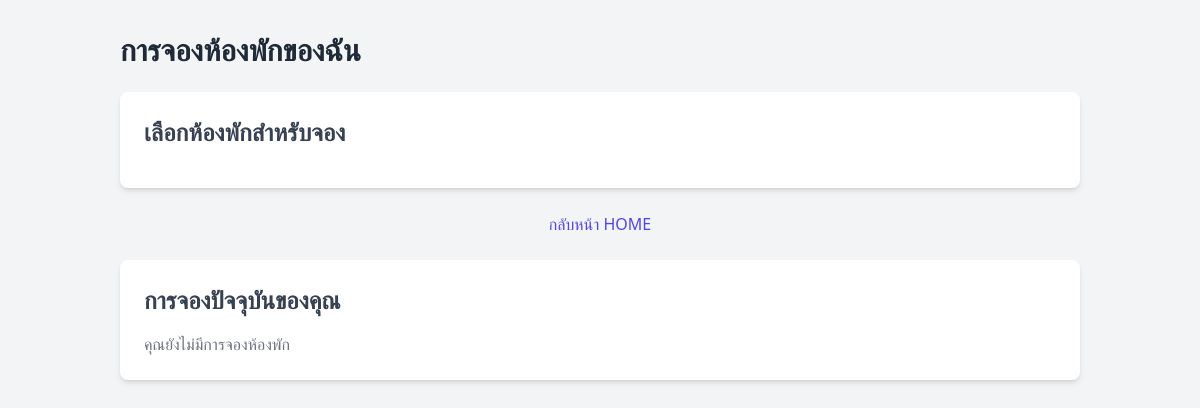
/reservations.php (signed in), run on an earlier commit of the app's database.
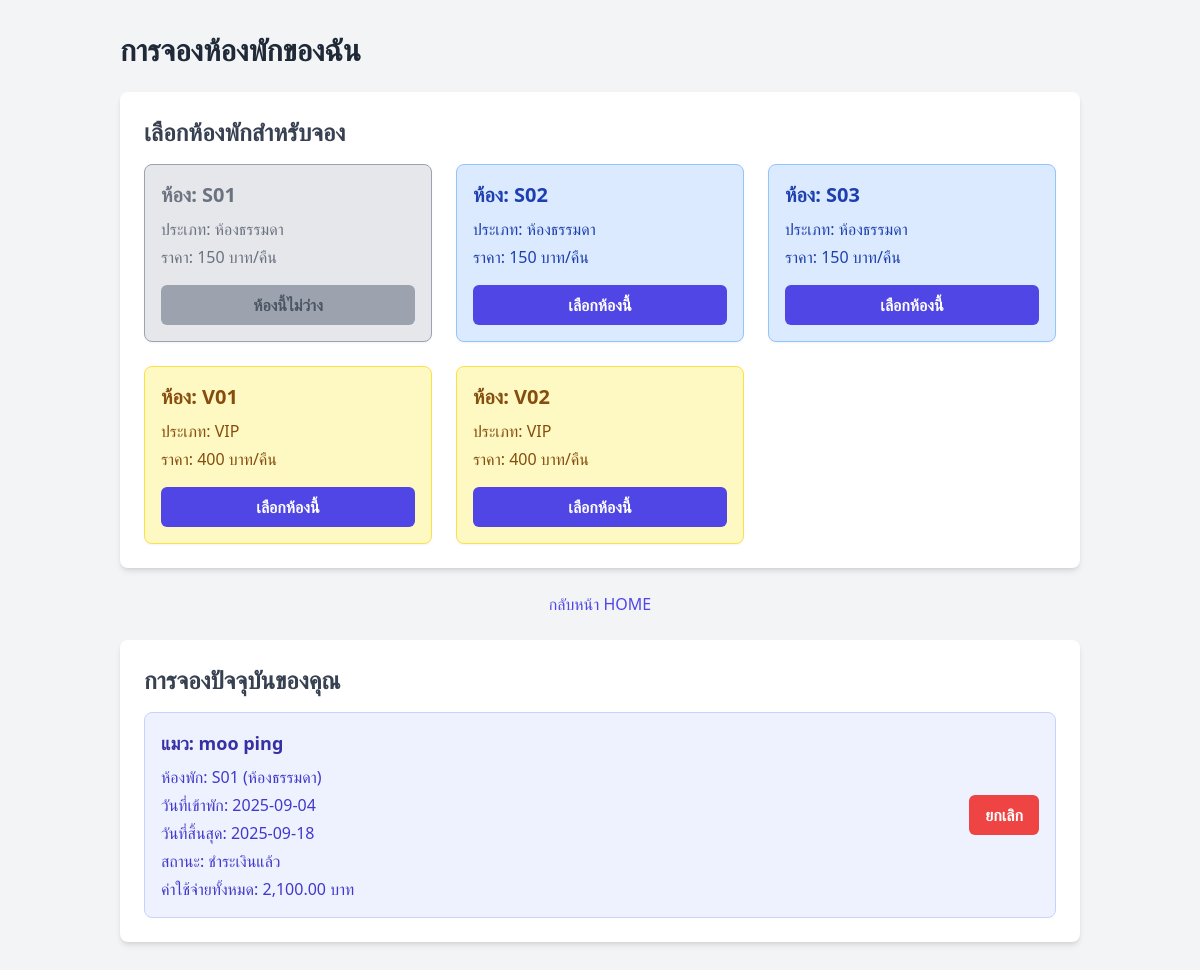
And on a later commit of the database.
### tables this page shows
CREATE TABLE `rooms` (
  `id` int(11) NOT NULL,
  `room_number` varchar(50) NOT NULL,
  `room_type` enum('standard','vip') NOT NULL,
  `status` enum('available','occupied','maintenance') NOT NULL DEFAULT 'available'
);

CREATE TABLE `reservations` (
  `id` int(11) NOT NULL,
  `customer_id` int(11) NOT NULL,
  `cat_id` int(11) NOT NULL,
  `room_id` int(11) NOT NULL,
  `date_from` date NOT NULL,
  `date_to` date NOT NULL,
  `total_cost` decimal(10,2) NOT NULL DEFAULT 0.00,
  `paid` tinyint(1) NOT NULL DEFAULT 0,
  `status` enum('pending','pending_approval','confirmed','cancelled','completed') NOT NULL DEFAULT 'pending',
  `checkin_code` varchar(10) DEFAULT NULL,
  `check_in` tinyint(1) NOT NULL DEFAULT 0,
  `check_out` tinyint(1) NOT NULL DEFAULT 0
);

CREATE TABLE `cats` (
  `id` int(11) NOT NULL,
  `user_id` int(11) NOT NULL,
  `name` varchar(100) NOT NULL,
  `color` varchar(50) DEFAULT NULL,
  `age` int(11) DEFAULT NULL,
  `gender` enum('male','female') NOT NULL
);

### reservations.php (the view, shortened to what the changed rows need)
<?php
include 'db_connect.php';
$stmt = $conn->prepare("SELECT id FROM users WHERE username=?");
$stmt->bind_param("s", $_SESSION['username']);
$stmt->execute();
$result = $stmt->get_result();
$user = $result->fetch_assoc();
$user_id = $user['id'];
$stmt = $conn->prepare("SELECT id, room_number, room_type, status FROM rooms ORDER BY room_type, room_number");
$stmt->execute();
$rooms = $stmt->get_result()->fetch_all(MYSQLI_ASSOC);
$stmt = $conn->prepare("SELECT r.*, c.name as cat_name, ro.room_number, ro.room_type FROM reservations r JOIN cats c ON r.cat_id = c.id JOIN rooms ro ON r.room_id = ro.id WHERE r.customer_id = ? ORDER BY r.date_from DESC");
$stmt->bind_param("i", $user_id);
$stmt->execute();
$result = $stmt->get_result();
$reservations = $result->fetch_all(MYSQLI_ASSOC);
?>
<!DOCTYPE html>
<html lang="th">
<head>
    <script src="https://cdn.tailwindcss.com"></script>
</head>
<body class="bg-gray-100 font-sans">
    <div class="container mx-auto p-8">
        <main>
            <h2 class="text-3xl font-bold mb-6 text-gray-800">การจองห้องพักของฉัน</h2>
            <div id="room-selection-section" class="bg-white p-6 rounded-lg shadow-md mb-6">
                <div class="grid grid-cols-1 md:grid-cols-2 lg:grid-cols-3 gap-6">
                    <?php foreach ($rooms as $room): ?>
                        <div class="p-4 rounded-lg shadow-sm border
                            <?php
                                if ($room['status'] == 'occupied') {
                                    echo 'bg-gray-200 border-gray-400 text-gray-500';
                                } elseif ($room['room_type'] == 'vip') {
                                    echo 'bg-yellow-100 border-yellow-300 text-yellow-800';
                                } else {
                                    echo 'bg-blue-100 border-blue-300 text-blue-800';
                                }
                            ?>
                        ">
                            <h4 class="text-xl font-semibold">ห้อง: <?php echo htmlspecialchars($room['room_number']); ?></h4>
                            <p class="mt-2">
                                ประเภท: <span class="font-medium"><?php echo htmlspecialchars($room['room_type'] == 'standard' ? 'ห้องธรรมดา' : 'VIP'); ?></span>
                            </p>
                            <p class="mt-1">
                                ราคา: <span class="font-medium"><?php echo htmlspecialchars($room['room_type'] == 'standard' ? '150' : '400'); ?> บาท/คืน</span>
                            </p>
                            <div class="mt-4">
                                <?php if ($room['status'] == 'available'): ?>
                                    <button onclick="selectRoom(<?php echo $room['id']; ?>, '<?php echo $room['room_number']; ?>', '<?php echo $room['room_type']; ?>')" class="block w-full text-center bg-indigo-600 hover:bg-indigo-700 text-white font-bold py-2 px-4 rounded-md transition-colors duration-200">
                                        เลือกห้องนี้
                                    </button>
                                <?php else: ?>
                                    <button class="block w-full text-center bg-gray-400 text-gray-600 font-bold py-2 px-4 rounded-md cursor-not-allowed" disabled>
                                        ห้องนี้ไม่ว่าง
                                    </button>
                                <?php endif; ?>
                            </div>
                        </div>
                    <?php endforeach; ?>
                </div>
            </div>
            <div id="current-reservations" class="bg-white p-6 rounded-lg shadow-md mt-6">
                <h3 class="text-2xl font-semibold mb-4 text-gray-700">การจองปัจจุบันของคุณ</h3>
                <?php if (count($reservations) > 0): ?>
                    <div class="space-y-4">
                        <?php foreach($reservations as $res): ?>
                            <div class="p-4 bg-indigo-50 rounded-lg border border-indigo-200 flex justify-between items-center">
                                <div>
                                    <h5 class="text-lg font-semibold text-indigo-800 mb-2">แมว: <?php echo htmlspecialchars($res['cat_name']); ?></h5>
                                    <ul class="text-indigo-700 space-y-1">
                                        <li><span class="font-medium">ห้องพัก:</span> <?php echo htmlspecialchars($res['room_number']); ?> (<?php echo htmlspecialchars($res['room_type'] == 'standard' ? 'ห้องธรรมดา' : 'VIP'); ?>)</li>
                                        <li><span class="font-medium">วันที่เข้าพัก:</span> <?php echo htmlspecialchars($res['date_from']); ?></li>
                                        <li><span class="font-medium">วันที่สิ้นสุด:</span> <?php echo htmlspecialchars($res['date_to']); ?></li>
                                        <li><span class="font-medium">สถานะ:</span> <?php echo $res['paid'] ? 'ชำระเงินแล้ว' : 'ยังไม่ได้ชำระ'; ?></li>
                                        <li><span class="font-medium">ค่าใช้จ่ายทั้งหมด:</span> <?php echo number_format($res['total_cost'], 2); ?> บาท</li>
                                    </ul>
                                </div>
                                <form method="POST" onsubmit="return confirm('คุณแน่ใจหรือไม่ว่าต้องการยกเลิกการจองนี้?');">
                                    <button type="submit" class="bg-red-500 hover:bg-red-600 text-white font-bold py-2 px-4 rounded-md transition-colors duration-200">
                                        ยกเลิก
                                    </button>
                                </form>
                            </div>
                        <?php endforeach; ?>
                    </div>
                <?php else: ?>
                    <p class="text-gray-500">คุณยังไม่มีการจองห้องพัก</p>
                <?php endif; ?>
            </div>
        </main>
    </div>
</body>
</html>

What changed in the data, as far as the page shows it:
added rooms: room_number "S01", room_type "ห้องธรรมดา", room_type "150", status "ห้องนี้ไม่ว่าง"
added rooms: room_number "S02", room_type "ห้องธรรมดา", room_type "150"
added rooms: room_number "S03", room_type "ห้องธรรมดา", room_type "150"
added rooms: room_number "V01", room_type "VIP", room_type "400"
added rooms: room_number "V02", room_type "VIP", room_type "400"
added reservations: cat.name "moo ping", room.room_number "S01", room.room_type "ห้องธรรมดา", date_from "2025-09-04", date_to "2025-09-18", paid "ชำระเงินแล้ว", total_cost "2,100.00"
Also different on the page:
text no longer shown: "คุณยังไม่มีการจองห้องพัก"
